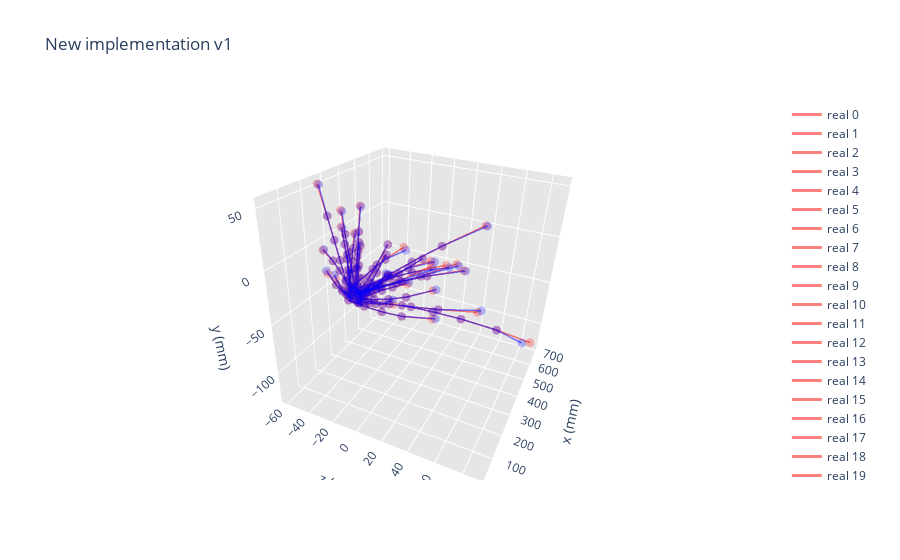

Notebook code cell kept with this figure:
### Markdown cell above
## Plot

### Code cell
track_plot_xyz([test, pred], n_tracks = 30, 
                title='New implementation v1')

### Figure 1 — Plotly figure (JSON) as saved in the notebook; plotly's stock layout.template omitted (floating-point values rounded to 4 significant figures)
{"data": [{"line": {"color": "red", "width": 3}, "marker": {"color": "red", "opacity": 0.5, "size": 3}, "name": "real 0", "opacity": 0.5, "type": "scatter3d", "x": [31.94, 71.66, 115.6, 171.4, 259.6], "y": [-0.7839, -1.216, -0.9657, 0.3907, 4.887], "z": [0.1281, -4.934, -10.5, -17.59, -28.2]}, {"line": {"color": "red", "width": 3}, "marker": {"color": "red", "opacity": 0.5, "size": 3}, "name": "real 1", "opacity": 0.5, "type": "scatter3d", "x": [32.0, 71.07, 116.5, 172.0, 259.9], "y": [0.2801, 0.9585, 2.255, 4.523, 9.595], "z": [0.759, 8.132, 16.73, 27.25, 43.8]}, {"line": {"color": "red", "width": 3}, "marker": {"color": "red", "opacity": 0.5, "size": 3}, "name": "real 2", "opacity": 0.5, "type": "scatter3d", "x": [31.64, 70.41, 114.4, 171.1, 254.9], "y": [-6.104, -12.79, -19.29, -25.94, -32.43], "z": [-2.151, -10.29, -19.58, -31.62, -49.6]}, {"line": {"color": "red", "width": 3}, "marker": {"color": "red", "opacity": 0.5, "size": 3}, "name": "real 3", "opacity": 0.5, "type": "scatter3d", "x": [32.39, 71.59, 115.0, 172.3, 260.5], "y": [4.113, 8.357, 12.14, 15.7, 18.29], "z": [-3.697, -10.58, -18.17, -28.15, -43.8]}, {"line": {"color": "red", "width": 3}, "marker": {"color": "red", "opacity": 0.5, "size": 3}, "name": "real 4", "opacity": 0.5, "type": "scatter3d", "x": [31.87, 71.76, 115.3, 171.3, 265.8], "y": [-2.017, -3.701, -4.453, -3.858, 1.466], "z": [-6.509, -0.8945, 5.172, 12.95, 25.8]}, {"line": {"color": "red", "width": 3}, "marker": {"color": "red", "opacity": 0.5, "size": 3}, "name": "real 5", "opacity": 0.5, "type": "scatter3d", "x": [32.1, 72.61, 116.3, 172.0, 259.8], "y": [2.038, 4.17, 5.969, 7.492, 8.119], "z": [-1.222, -6.331, -11.78, -18.71, -29.4]}, {"line": {"color": "red", "width": 3}, "marker": {"color": "red", "opacity": 0.5, "size": 3}, "name": "real 6", "opacity": 0.5, "type": "scatter3d", "x": [31.84, 70.72, 115.2, 169.9, 261.6], "y": [5.68, 11.96, 18.31, 24.84, 32.9], "z": [-1.217, -8.516, -16.85, -27.08, -43.8]}, {"line": {"color": "red", "width": 3}, "marker": {"color": "red", "opacity": 0.5, "size": 3}, "name": "real 7", "opacity": 0.5, "type": "scatter3d", "x": [31.4, 71.28, 115.6, 172.1, 260.8], "y": [-1.672, -4.089, -7.137, -11.63, -20.04], "z": [5.047, 5.778, 6.566, 7.634, 9]}, {"line": {"color": "red", "width": 3}, "marker": {"color": "red", "opacity": 0.5, "size": 3}, "name": "real 8", "opacity": 0.5, "type": "scatter3d", "x": [31.53, 69.78, 113.6, 168.2, 260.0], "y": [-8.0, -16.86, -25.9, -35.39, -47.06], "z": [-5.948, 0.02719, 6.895, 15.37, 29.4]}, {"line": {"color": "red", "width": 3}, "marker": {"color": "red", "opacity": 0.5, "size": 3}, "name": "real 9", "opacity": 0.5, "type": "scatter3d", "x": [32.74, 72.09, 115.6, 170.8, 260.2], "y": [3.122, 6.302, 9.109, 11.5, 13.07], "z": [-3.134, -1.503, 0.2114, 2.347, 5.4]}, {"line": {"color": "red", "width": 3}, "marker": {"color": "red", "opacity": 0.5, "size": 3}, "name": "real 10", "opacity": 0.5, "type": "scatter3d", "x": [32.46, 71.72, 115.2, 170.8, 260.3], "y": [3.919, 7.83, 11.29, 14.15, 15.26], "z": [-4.766, -9.536, -14.73, -21.53, -33]}, {"line": {"color": "red", "width": 3}, "marker": {"color": "red", "opacity": 0.5, "size": 3}, "name": "real 11", "opacity": 0.5, "type": "scatter3d", "x": [31.42, 71.21, 115.7, 171.6, 265.9], "y": [-1.259, -2.267, -2.66, -1.999, 1.895], "z": [3.922, 1.672, -0.8844, -4.091, -9]}, {"line": {"color": "red", "width": 3}, "marker": {"color": "red", "opacity": 0.5, "size": 3}, "name": "real 12", "opacity": 0.5, "type": "scatter3d", "x": [31.26, 71.49, 114.1, 170.5, 255.9], "y": [-4.126, -9.061, -13.99, -19.98, -27.83], "z": [7.552, 17.18, 27.36, 40.82, 61.6]}, {"line": {"color": "red", "width": 3}, "marker": {"color": "red", "opacity": 0.5, "size": 3}, "name": "real 13", "opacity": 0.5, "type": "scatter3d", "x": [170.6, 262.7, 357.6, 494.5, 646.3], "y": [-25.23, -40.32, -56.97, -83.18, -115.0], "z": [15.12, 29.4, 43.8, 65.2, 89.2]}, {"line": {"color": "red", "width": 3}, "marker": {"color": "red", "opacity": 0.5, "size": 3}, "name": "real 14", "opacity": 0.5, "type": "scatter3d", "x": [31.17, 69.93, 113.9, 169.1, 261.4], "y": [-5.721, -12.66, -20.24, -29.37, -43.62], "z": [4.653, 3.588, 2.403, 0.8594, -1.8]}, {"line": {"color": "red", "width": 3}, "marker": {"color": "red", "opacity": 0.5, "size": 3}, "name": "real 15", "opacity": 0.5, "type": "scatter3d", "x": [31.67, 72.1, 114.5, 171.0, 255.6], "y": [-5.503, -11.74, -17.39, -23.52, -29.51], "z": [-2.55, -12.46, -22.64, -36.18, -56.8]}, {"line": {"color": "red", "width": 3}, "marker": {"color": "red", "opacity": 0.5, "size": 3}, "name": "real 16", "opacity": 0.5, "type": "scatter3d", "x": [31.98, 71.59, 117.1, 172.5, 260.1], "y": [-0.07021, 0.4291, 1.88, 4.884, 12.23], "z": [0.5219, -0.7156, -2.122, -3.978, -6.6]}, {"line": {"color": "red", "width": 3}, "marker": {"color": "red", "opacity": 0.5, "size": 3}, "name": "real 17", "opacity": 0.5, "type": "scatter3d", "x": [31.89, 71.76, 115.9, 172.1, 263.9], "y": [-1.732, -3.577, -5.155, -6.426, -6.949], "z": [-4.417, -10.62, -17.46, -26.14, -40.2]}, {"line": {"color": "red", "width": 3}, "marker": {"color": "red", "opacity": 0.5, "size": 3}, "name": "real 18", "opacity": 0.5, "type": "scatter3d", "x": [31.59, 72.22, 115.9, 171.8, 259.6], "y": [1.786, 3.677, 5.146, 6.089, 5.472], "z": [3.787, 11.92, 20.59, 31.68, 49]}, {"line": {"color": "red", "width": 3}, "marker": {"color": "red", "opacity": 0.5, "size": 3}, "name": "real 19", "opacity": 0.5, "type": "scatter3d", "x": [32.02, 71.57, 115.4, 171.6, 260.5], "y": [0.6903, 0.94, 0.3868, -1.682, -8.078], "z": [-3.644, -13.38, -24.19, -37.98, -60.4]}, {"line": {"color": "red", "width": 3}, "marker": {"color": "red", "opacity": 0.5, "size": 3}, "name": "real 20", "opacity": 0.5, "type": "scatter3d", "x": [32.08, 72.26, 115.9, 171.8, 259.7], "y": [1.739, 3.513, 4.971, 6.127, 6.283], "z": [-2.566, 4.33, 11.84, 21.42, 36.6]}, {"line": {"color": "red", "width": 3}, "marker": {"color": "red", "opacity": 0.5, "size": 3}, "name": "real 21", "opacity": 0.5, "type": "scatter3d", "x": [31.25, 71.48, 114.2, 170.4, 260.9], "y": [-4.208, -8.829, -12.91, -16.82, -19.85], "z": [2.271, 6.791, 11.63, 17.96, 28.2]}, {"line": {"color": "red", "width": 3}, "marker": {"color": "red", "opacity": 0.5, "size": 3}, "name": "real 22", "opacity": 0.5, "type": "scatter3d", "x": [30.92, 69.5, 113.0, 168.7, 252.6], "y": [6.823, 14.89, 23.37, 33.29, 46.29], "z": [7.205, 16.49, 26.97, 40.35, 60.4]}, {"line": {"color": "red", "width": 3}, "marker": {"color": "red", "opacity": 0.5, "size": 3}, "name": "real 23", "opacity": 0.5, "type": "scatter3d", "x": [31.96, 71.13, 115.0, 172.5, 259.7], "y": [-0.4079, -0.5303, 0.0503, 1.962, 7.201], "z": [0.4656, 3.697, 7.297, 12.06, 19.8]}, {"line": {"color": "red", "width": 3}, "marker": {"color": "red", "opacity": 0.5, "size": 3}, "name": "real 24", "opacity": 0.5, "type": "scatter3d", "x": [31.57, 70.0, 114.2, 168.9, 261.4], "y": [-7.312, -15.47, -23.74, -32.51, -43.58], "z": [0.4781, -4.316, -9.782, -16.47, -28.2]}, {"line": {"color": "red", "width": 3}, "marker": {"color": "red", "opacity": 0.5, "size": 3}, "name": "real 25", "opacity": 0.5, "type": "scatter3d", "x": [32.23, 71.69, 115.4, 171.3, 259.7], "y": [3.075, 5.859, 7.842, 8.796, 6.603], "z": [6.603, 10.05, 13.76, 18.49, 25.8]}, {"line": {"color": "red", "width": 3}, "marker": {"color": "red", "opacity": 0.5, "size": 3}, "name": "real 26", "opacity": 0.5, "type": "scatter3d", "x": [31.23, 71.19, 112.8, 167.9, 252.0], "y": [7.427, 16.55, 25.58, 36.82, 52.31], "z": [-7.003, -16.71, -26.76, -40.03, -60.4]}, {"line": {"color": "red", "width": 3}, "marker": {"color": "red", "opacity": 0.5, "size": 3}, "name": "real 27", "opacity": 0.5, "type": "scatter3d", "x": [31.77, 71.94, 116.4, 170.9, 261.5], "y": [-3.793, -7.908, -11.57, -14.74, -16.88], "z": [-3.416, -3.866, -4.316, -4.878, -5.4]}, {"line": {"color": "red", "width": 3}, "marker": {"color": "red", "opacity": 0.5, "size": 3}, "name": "real 28", "opacity": 0.5, "type": "scatter3d", "x": [31.28, 71.94, 116.4, 170.9, 261.5], "y": [-3.725, -7.888, -11.55, -14.8, -16.88], "z": [1.616, -0.09687, -1.897, -4.191, -7.8]}, {"line": {"color": "red", "width": 3}, "marker": {"color": "red", "opacity": 0.5, "size": 3}, "name": "real 29", "opacity": 0.5, "type": "scatter3d", "x": [31.61, 70.31, 114.3, 170.6, 262.1], "y": [6.362, 13.64, 21.16, 29.44, 40.16], "z": [0.2956, -4.476, -9.887, -16.88, -28.2]}, {"line": {"color": "blue", "width": 3}, "marker": {"color": "blue", "opacity": 0.5, "size": 3}, "name": "predict 0", "opacity": 0.5, "type": "scatter3d", "x": [31.94, 71.66, 115.6, 171.4, 262.1], "y": [-0.7839, -1.216, -0.9657, 0.3907, 4.946], "z": [0.1281, -4.934, -10.5, -17.59, -28.79]}, {"line": {"color": "blue", "width": 3}, "marker": {"color": "blue", "opacity": 0.5, "size": 3}, "name": "predict 1", "opacity": 0.5, "type": "scatter3d", "x": [32.0, 71.07, 116.5, 172.0, 260.1], "y": [0.2801, 0.9585, 2.255, 4.523, 8.258], "z": [0.759, 8.132, 16.73, 27.25, 45.2]}, {"line": {"color": "blue", "width": 3}, "marker": {"color": "blue", "opacity": 0.5, "size": 3}, "name": "predict 2", "opacity": 0.5, "type": "scatter3d", "x": [31.64, 70.41, 114.4, 171.1, 259.9], "y": [-6.104, -12.79, -19.29, -25.94, -30.16], "z": [-2.151, -10.29, -19.58, -31.62, -51.41]}, {"line": {"color": "blue", "width": 3}, "marker": {"color": "blue", "opacity": 0.5, "size": 3}, "name": "predict 3", "opacity": 0.5, "type": "scatter3d", "x": [32.39, 71.59, 115.0, 172.3, 262.2], "y": [4.113, 8.357, 12.14, 15.7, 17.44], "z": [-3.697, -10.58, -18.17, -28.15, -43.23]}, {"line": {"color": "blue", "width": 3}, "marker": {"color": "blue", "opacity": 0.5, "size": 3}, "name": "predict 4", "opacity": 0.5, "type": "scatter3d", "x": [31.87, 71.76, 115.3, 171.3, 263.7], "y": [-2.017, -3.701, -4.453, -3.858, -1.045], "z": [-6.509, -0.8945, 5.172, 12.95, 27.17]}, {"line": {"color": "blue", "width": 3}, "marker": {"color": "blue", "opacity": 0.5, "size": 3}, "name": "predict 5", "opacity": 0.5, "type": "scatter3d", "x": [32.1, 72.61, 116.3, 172.0, 261.8], "y": [2.038, 4.17, 5.969, 7.492, 7.613], "z": [-1.222, -6.331, -11.78, -18.71, -29.45]}, {"line": {"color": "blue", "width": 3}, "marker": {"color": "blue", "opacity": 0.5, "size": 3}, "name": "predict 6", "opacity": 0.5, "type": "scatter3d", "x": [31.84, 70.72, 115.2, 169.9, 261.0], "y": [5.68, 11.96, 18.31, 24.84, 32.13], "z": [-1.217, -8.516, -16.85, -27.08, -42.55]}, {"line": {"color": "blue", "width": 3}, "marker": {"color": "blue", "opacity": 0.5, "size": 3}, "name": "predict 7", "opacity": 0.5, "type": "scatter3d", "x": [31.4, 71.28, 115.6, 172.1, 263.3], "y": [-1.672, -4.089, -7.137, -11.63, -17.88], "z": [5.047, 5.778, 6.566, 7.634, 9.905]}, {"line": {"color": "blue", "width": 3}, "marker": {"color": "blue", "opacity": 0.5, "size": 3}, "name": "predict 8", "opacity": 0.5, "type": "scatter3d", "x": [31.53, 69.78, 113.6, 168.2, 260.7], "y": [-8.0, -16.86, -25.9, -35.39, -46.07], "z": [-5.948, 0.02719, 6.895, 15.37, 31.73]}, {"line": {"color": "blue", "width": 3}, "marker": {"color": "blue", "opacity": 0.5, "size": 3}, "name": "predict 9", "opacity": 0.5, "type": "scatter3d", "x": [32.74, 72.09, 115.6, 170.8, 259.6], "y": [3.122, 6.302, 9.109, 11.5, 10.94], "z": [-3.134, -1.503, 0.2114, 2.347, 7.105]}, {"line": {"color": "blue", "width": 3}, "marker": {"color": "blue", "opacity": 0.5, "size": 3}, "name": "predict 10", "opacity": 0.5, "type": "scatter3d", "x": [32.46, 71.72, 115.2, 170.8, 261.8], "y": [3.919, 7.83, 11.29, 14.15, 14.34], "z": [-4.766, -9.536, -14.73, -21.53, -32.27]}, {"line": {"color": "blue", "width": 3}, "marker": {"color": "blue", "opacity": 0.5, "size": 3}, "name": "predict 11", "opacity": 0.5, "type": "scatter3d", "x": [31.42, 71.21, 115.7, 171.6, 261.8], "y": [-1.259, -2.267, -2.66, -1.999, 2.494], "z": [3.922, 1.672, -0.8844, -4.091, -7.743]}, {"line": {"color": "blue", "width": 3}, "marker": {"color": "blue", "opacity": 0.5, "size": 3}, "name": "predict 12", "opacity": 0.5, "type": "scatter3d", "x": [31.26, 71.49, 114.1, 170.5, 261.4], "y": [-4.126, -9.061, -13.99, -19.98, -26.35], "z": [7.552, 17.18, 27.36, 40.82, 63.75]}, {"line": {"color": "blue", "width": 3}, "marker": {"color": "blue", "opacity": 0.5, "size": 3}, "name": "predict 13", "opacity": 0.5, "type": "scatter3d", "x": [170.6, 262.7, 357.6, 494.5, 695.2], "y": [-25.23, -40.32, -56.97, -83.18, -127.6], "z": [15.12, 29.4, 43.8, 65.2, 80.97]}, {"line": {"color": "blue", "width": 3}, "marker": {"color": "blue", "opacity": 0.5, "size": 3}, "name": "predict 14", "opacity": 0.5, "type": "scatter3d", "x": [31.17, 69.93, 113.9, 169.1, 262.5], "y": [-5.721, -12.66, -20.24, -29.37, -39.62], "z": [4.653, 3.588, 2.403, 0.8594, -2.492]}, {"line": {"color": "blue", "width": 3}, "marker": {"color": "blue", "opacity": 0.5, "size": 3}, "name": "predict 15", "opacity": 0.5, "type": "scatter3d", "x": [31.67, 72.1, 114.5, 171.0, 259.9], "y": [-5.503, -11.74, -17.39, -23.52, -27.89], "z": [-2.55, -12.46, -22.64, -36.18, -58.42]}, {"line": {"color": "blue", "width": 3}, "marker": {"color": "blue", "opacity": 0.5, "size": 3}, "name": "predict 16", "opacity": 0.5, "type": "scatter3d", "x": [31.98, 71.59, 117.1, 172.5, 261.3], "y": [-0.07021, 0.4291, 1.88, 4.884, 11.9], "z": [0.5219, -0.7156, -2.122, -3.978, -6.841]}, {"line": {"color": "blue", "width": 3}, "marker": {"color": "blue", "opacity": 0.5, "size": 3}, "name": "predict 17", "opacity": 0.5, "type": "scatter3d", "x": [31.89, 71.76, 115.9, 172.1, 263.7], "y": [-1.732, -3.577, -5.155, -6.426, -6.9], "z": [-4.417, -10.62, -17.46, -26.14, -39.78]}, {"line": {"color": "blue", "width": 3}, "marker": {"color": "blue", "opacity": 0.5, "size": 3}, "name": "predict 18", "opacity": 0.5, "type": "scatter3d", "x": [31.59, 72.22, 115.9, 171.8, 258.0], "y": [1.786, 3.677, 5.146, 6.089, 5.628], "z": [3.787, 11.92, 20.59, 31.68, 50.33]}, {"line": {"color": "blue", "width": 3}, "marker": {"color": "blue", "opacity": 0.5, "size": 3}, "name": "predict 19", "opacity": 0.5, "type": "scatter3d", "x": [32.02, 71.57, 115.4, 171.6, 261.1], "y": [0.6903, 0.94, 0.3868, -1.682, -7.364], "z": [-3.644, -13.38, -24.19, -37.98, -59.91]}, {"line": {"color": "blue", "width": 3}, "marker": {"color": "blue", "opacity": 0.5, "size": 3}, "name": "predict 20", "opacity": 0.5, "type": "scatter3d", "x": [32.08, 72.26, 115.9, 171.8, 262.5], "y": [1.739, 3.513, 4.971, 6.127, 4.44], "z": [-2.566, 4.33, 11.84, 21.42, 38.72]}, {"line": {"color": "blue", "width": 3}, "marker": {"color": "blue", "opacity": 0.5, "size": 3}, "name": "predict 21", "opacity": 0.5, "type": "scatter3d", "x": [31.25, 71.48, 114.2, 170.4, 261.7], "y": [-4.208, -8.829, -12.91, -16.82, -18.26], "z": [2.271, 6.791, 11.63, 17.96, 30.6]}, {"line": {"color": "blue", "width": 3}, "marker": {"color": "blue", "opacity": 0.5, "size": 3}, "name": "predict 22", "opacity": 0.5, "type": "scatter3d", "x": [30.92, 69.5, 113.0, 168.7, 253.4], "y": [6.823, 14.89, 23.37, 33.29, 45.94], "z": [7.205, 16.49, 26.97, 40.35, 61.31]}, {"line": {"color": "blue", "width": 3}, "marker": {"color": "blue", "opacity": 0.5, "size": 3}, "name": "predict 23", "opacity": 0.5, "type": "scatter3d", "x": [31.96, 71.13, 115.0, 172.5, 261.0], "y": [-0.4079, -0.5303, 0.0503, 1.962, 6.81], "z": [0.4656, 3.697, 7.297, 12.06, 19.53]}, {"line": {"color": "blue", "width": 3}, "marker": {"color": "blue", "opacity": 0.5, "size": 3}, "name": "predict 24", "opacity": 0.5, "type": "scatter3d", "x": [31.57, 70.0, 114.2, 168.9, 259.7], "y": [-7.312, -15.47, -23.74, -32.51, -39.74], "z": [0.4781, -4.316, -9.782, -16.47, -29.3]}, {"line": {"color": "blue", "width": 3}, "marker": {"color": "blue", "opacity": 0.5, "size": 3}, "name": "predict 25", "opacity": 0.5, "type": "scatter3d", "x": [32.23, 71.69, 115.4, 171.3, 261.2], "y": [3.075, 5.859, 7.842, 8.796, 6.707], "z": [6.603, 10.05, 13.76, 18.49, 28.25]}, {"line": {"color": "blue", "width": 3}, "marker": {"color": "blue", "opacity": 0.5, "size": 3}, "name": "predict 26", "opacity": 0.5, "type": "scatter3d", "x": [31.23, 71.19, 112.8, 167.9, 256.9], "y": [7.427, 16.55, 25.58, 36.82, 51.51], "z": [-7.003, -16.71, -26.76, -40.03, -59.95]}, {"line": {"color": "blue", "width": 3}, "marker": {"color": "blue", "opacity": 0.5, "size": 3}, "name": "predict 27", "opacity": 0.5, "type": "scatter3d", "x": [31.77, 71.94, 116.4, 170.9, 263.5], "y": [-3.793, -7.908, -11.57, -14.74, -15.91], "z": [-3.416, -3.866, -4.316, -4.878, -6.301]}, {"line": {"color": "blue", "width": 3}, "marker": {"color": "blue", "opacity": 0.5, "size": 3}, "name": "predict 28", "opacity": 0.5, "type": "scatter3d", "x": [31.28, 71.94, 116.4, 170.9, 263.5], "y": [-3.725, -7.888, -11.55, -14.8, -15.45], "z": [1.616, -0.09687, -1.897, -4.191, -8.271]}, {"line": {"color": "blue", "width": 3}, "marker": {"color": "blue", "opacity": 0.5, "size": 3}, "name": "predict 29", "opacity": 0.5, "type": "scatter3d", "x": [31.61, 70.31, 114.3, 170.6, 261.3], "y": [6.362, 13.64, 21.16, 29.44, 39.65], "z": [0.2956, -4.476, -9.887, -16.88, -27.54]}], "layout": {"autosize": true, "scene": {"aspectmode": "manual", "aspectratio": {"x": 1, "y": 1, "z": 1}, "camera": {"eye": {"x": -1.743, "y": 1.071, "z": 0.71}, "up": {"x": 1, "y": 1, "z": -0.5}}, "xaxis": {"backgroundcolor": "rgb(230, 230,230)", "gridcolor": "rgb(255, 255, 255)", "showbackground": true, "title": {"text": "x (mm)"}, "zerolinecolor": "rgb(255, 255, 255)"}, "yaxis": {"backgroundcolor": "rgb(230, 230,230)", "gridcolor": "rgb(255, 255, 255)", "showbackground": true, "title": {"text": "y (mm)"}, "zerolinecolor": "rgb(255, 255, 255)"}, "zaxis": {"backgroundcolor": "rgb(230, 230,230)", "gridcolor": "rgb(255, 255, 255)", "showbackground": true, "title": {"text": "z (mm)"}, "zerolinecolor": "rgb(255, 255, 255)"}}, "title": {"text": "New implementation v1"}}}
